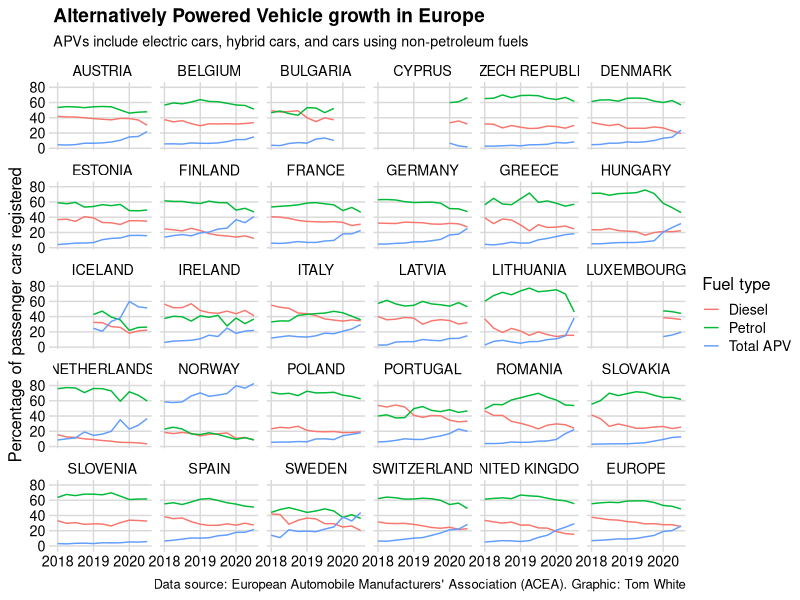
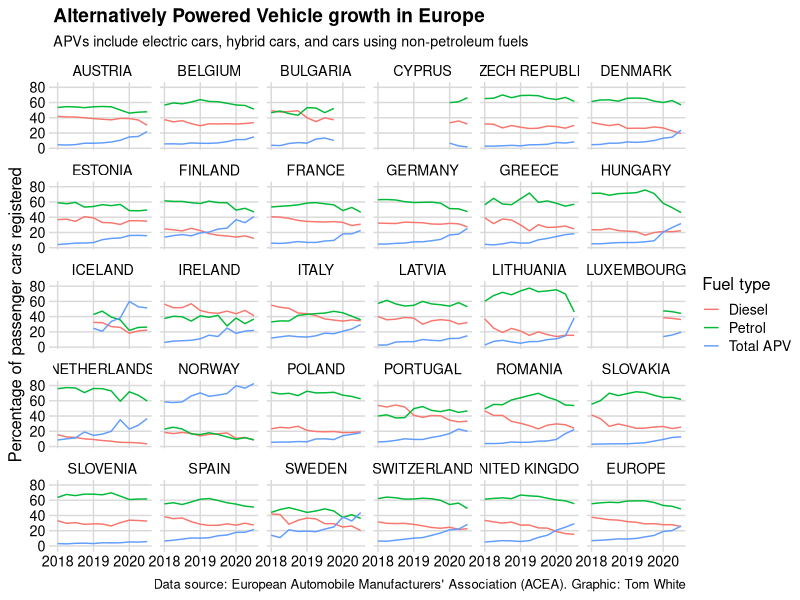

Recreate these plots in R, in order.
library(tidyverse)
library(lubridate)
library(cowplot)

# Read data and filter out anything we don't need
df <- read_csv("data/passenger_car_registrations_by_fuel_type.csv", col_types = cols(.default = col_character())) %>%
  type_convert() %>%
  filter(str_detect(date, pattern = "Q")) %>% # quarters
  mutate(date = parse_date_time(date, "Yq")) %>%
  filter(fuel_type %in% c("Petrol", "Diesel", "Total APV")) %>%
  mutate(country = as.factor(country)) %>%
  arrange(country)

# Summarize for Europe
eu <- df %>%
  group_by(date, fuel_type) %>%
  summarize(count = sum(value)) %>%
  mutate(pct = 100 * count / sum(count)) %>%
  mutate(country = "EUROPE") %>%
  mutate(country = as.factor(country))

# eu %>%
#   ggplot(aes(date, prop, group=fuel_type, color=fuel_type)) +
#   geom_line()

# Summarize for each country
per_country <- df %>%
  group_by(date, country, fuel_type) %>%
  summarize(count = sum(value)) %>%
  mutate(pct = 100 * count / sum(count))

# Combine and plot
bind_rows(per_country, eu) %>%
  ggplot(aes(date, pct, group=fuel_type, color=fuel_type)) +
  geom_line() +
  facet_wrap(~ country) +
  scale_y_continuous(name = "Percentage of passenger cars registered") +
  labs(title = "Alternatively Powered Vehicle growth in Europe",
       subtitle = "APVs include electric cars, hybrid cars, and cars using non-petroleum fuels",
       caption = "Data source: European Automobile Manufacturers' Association (ACEA). Graphic: Tom White",
       color = "Fuel type") +
  theme_minimal_grid(font_size = 12) +
  theme(axis.title.x = element_blank())

ggsave("cars.png", width = 10, height = 7, dpi = "retina")


